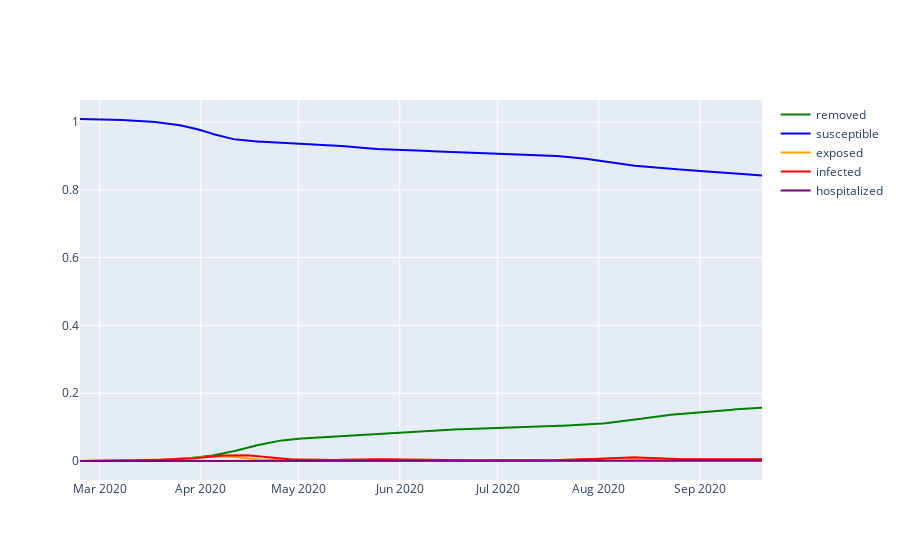
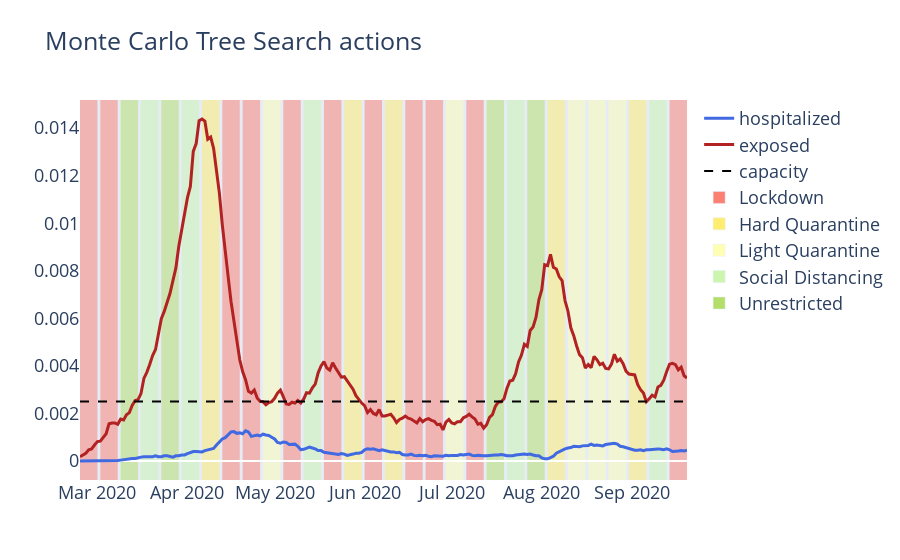
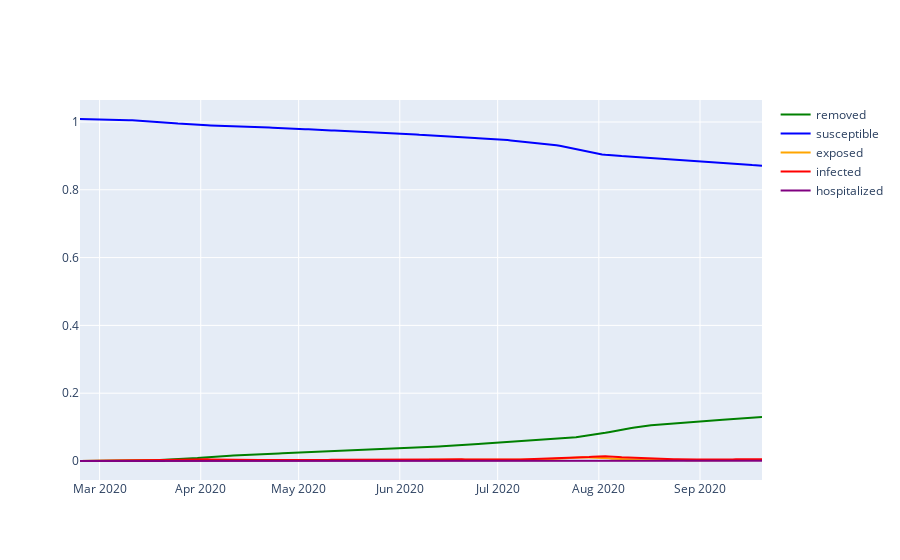
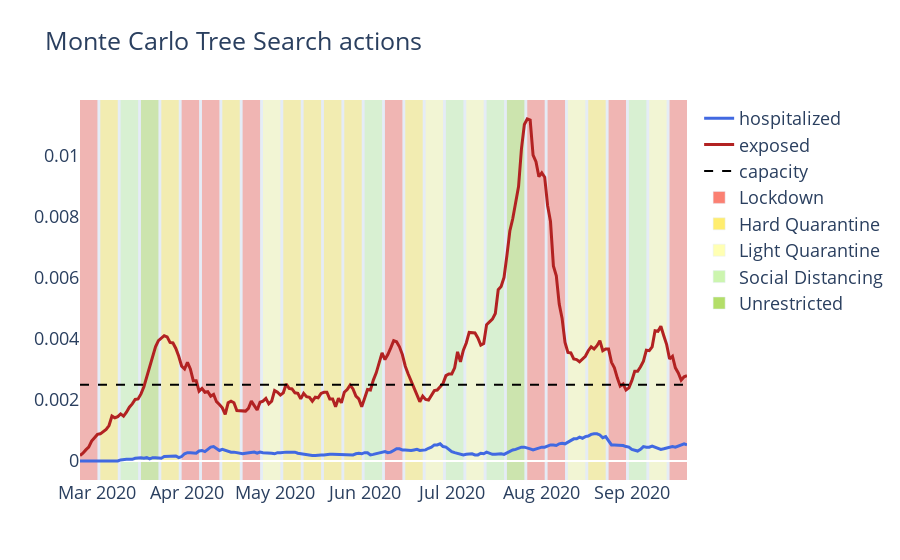

The code cell stored with these charts, in order, in its notebook:
### Code cell
files = ['lower_pr_13_06_50_4_exposedCost_1.pkl',
        'lower_pr_13_06_50_4_exposedCost_2.pkl']
results = []

for file in files:
    with open(file, 'rb') as f:
        results.append(pkl.load(f))

for i,r in enumerate(results):
    df = make_SIR_graph(r[0])
    actions_colors = list(map(color_map_set3.get,  r[1]))
    make_beds_graph(df, actions_colors, 7, files[i], color_map_set3)
    print(pd.Series(map(costs.get,  r[1])).sum())

### Figure 1 — Plotly figure (JSON) as saved in the notebook; plotly's stock layout.template omitted (floating-point values rounded to 4 significant figures; data arrays with more than 128 entries replaced by an {"elided": "..."} marker saying what was removed)
{"data": [{"line": {"color": "green"}, "name": "removed", "type": "scatter", "x": {"elided": "210 str values"}, "y": {"elided": "210 float values"}}, {"line": {"color": "blue"}, "name": "susceptible", "type": "scatter", "x": {"elided": "210 str values"}, "y": {"elided": "210 float values"}}, {"line": {"color": "orange"}, "name": "exposed", "type": "scatter", "x": {"elided": "210 str values"}, "y": {"elided": "210 float values"}}, {"line": {"color": "red"}, "name": "infected", "type": "scatter", "x": {"elided": "210 str values"}, "y": {"elided": "210 float values"}}, {"line": {"color": "purple"}, "name": "hospitalized", "type": "scatter", "x": {"elided": "210 str values"}, "y": {"elided": "210 float values"}}], "layout": {"hovermode": "x"}}

### Figure 2 — Plotly figure (JSON) as saved in the notebook; plotly's stock layout.template omitted (floating-point values rounded to 4 significant figures; data arrays with more than 128 entries replaced by an {"elided": "..."} marker saying what was removed)
{"data": [{"line": {"color": "royalblue", "width": 3}, "name": "hospitalized", "type": "scatter", "x": {"elided": "212 str values"}, "y": {"elided": "210 float values"}}, {"line": {"color": "firebrick", "width": 3}, "name": "exposed", "type": "scatter", "x": {"elided": "212 str values"}, "y": {"elided": "210 float values"}}, {"line": {"color": "black", "dash": "dash", "width": 2}, "name": "capacity", "type": "scatter", "x": {"elided": "212 str values"}, "y": {"elided": "210 float values"}}, {"marker": {"color": "rgb(251,128,114)"}, "name": "Lockdown", "type": "bar", "x": [null], "y": [null]}, {"marker": {"color": "rgb(255,237,111)"}, "name": "Hard Quarantine", "type": "bar", "x": [null], "y": [null]}, {"marker": {"color": "rgb(255,255,179)"}, "name": "Light Quarantine", "type": "bar", "x": [null], "y": [null]}, {"marker": {"color": "rgb(204, 245, 175)"}, "name": "Social Distancing", "type": "bar", "x": [null], "y": [null]}, {"marker": {"color": "rgb(179,222,105)"}, "name": "Unrestricted", "type": "bar", "x": [null], "y": [null]}], "layout": {"coloraxis": {"colorscale": [[0, "rgb(253, 253, 204)"], [0.09091, "rgb(206, 236, 179)"], [0.1818, "rgb(156, 219, 165)"], [0.2727, "rgb(111, 201, 163)"], [0.3636, "rgb(86, 177, 163)"], [0.4545, "rgb(76, 153, 160)"], [0.5455, "rgb(68, 130, 155)"], [0.6364, "rgb(62, 108, 150)"], [0.7273, "rgb(62, 82, 143)"], [0.8182, "rgb(64, 60, 115)"], [0.9091, "rgb(54, 43, 77)"], [1, "rgb(39, 26, 44)"]]}, "font": {"size": 18}, "hovermode": "x", "shapes": [{"fillcolor": "rgb(251,128,114)", "layer": "below", "line": {"width": 0}, "opacity": 0.5, "type": "rect", "x0": "2020-02-24T00:00:00", "x1": "2020-03-01T00:00:00", "xref": "x", "y0": 0, "y1": 1, "yref": "paper"}, {"fillcolor": "rgb(251,128,114)", "layer": "below", "line": {"width": 0}, "opacity": 0.5, "type": "rect", "x0": "2020-03-02T00:00:00", "x1": "2020-03-08T00:00:00", "xref": "x", "y0": 0, "y1": 1, "yref": "paper"}, {"fillcolor": "rgb(179,222,105)", "layer": "below", "line": {"width": 0}, "opacity": 0.5, "type": "rect", "x0": "2020-03-09T00:00:00", "x1": "2020-03-15T00:00:00", "xref": "x", "y0": 0, "y1": 1, "yref": "paper"}, {"fillcolor": "rgb(204, 245, 175)", "layer": "below", "line": {"width": 0}, "opacity": 0.5, "type": "rect", "x0": "2020-03-16T00:00:00", "x1": "2020-03-22T00:00:00", "xref": "x", "y0": 0, "y1": 1, "yref": "paper"}, {"fillcolor": "rgb(179,222,105)", "layer": "below", "line": {"width": 0}, "opacity": 0.5, "type": "rect", "x0": "2020-03-23T00:00:00", "x1": "2020-03-29T00:00:00", "xref": "x", "y0": 0, "y1": 1, "yref": "paper"}, {"fillcolor": "rgb(204, 245, 175)", "layer": "below", "line": {"width": 0}, "opacity": 0.5, "type": "rect", "x0": "2020-03-30T00:00:00", "x1": "2020-04-05T00:00:00", "xref": "x", "y0": 0, "y1": 1, "yref": "paper"}, {"fillcolor": "rgb(255,237,111)", "layer": "below", "line": {"width": 0}, "opacity": 0.5, "type": "rect", "x0": "2020-04-06T00:00:00", "x1": "2020-04-12T00:00:00", "xref": "x", "y0": 0, "y1": 1, "yref": "paper"}, {"fillcolor": "rgb(251,128,114)", "layer": "below", "line": {"width": 0}, "opacity": 0.5, "type": "rect", "x0": "2020-04-13T00:00:00", "x1": "2020-04-19T00:00:00", "xref": "x", "y0": 0, "y1": 1, "yref": "paper"}, {"fillcolor": "rgb(251,128,114)", "layer": "below", "line": {"width": 0}, "opacity": 0.5, "type": "rect", "x0": "2020-04-20T00:00:00", "x1": "2020-04-26T00:00:00", "xref": "x", "y0": 0, "y1": 1, "yref": "paper"}, {"fillcolor": "rgb(255,255,179)", "layer": "below", "line": {"width": 0}, "opacity": 0.5, "type": "rect", "x0": "2020-04-27T00:00:00", "x1": "2020-05-03T00:00:00", "xref": "x", "y0": 0, "y1": 1, "yref": "paper"}, {"fillcolor": "rgb(251,128,114)", "layer": "below", "line": {"width": 0}, "opacity": 0.5, "type": "rect", "x0": "2020-05-04T00:00:00", "x1": "2020-05-10T00:00:00", "xref": "x", "y0": 0, "y1": 1, "yref": "paper"}, {"fillcolor": "rgb(204, 245, 175)", "layer": "below", "line": {"width": 0}, "opacity": 0.5, "type": "rect", "x0": "2020-05-11T00:00:00", "x1": "2020-05-17T00:00:00", "xref": "x", "y0": 0, "y1": 1, "yref": "paper"}, {"fillcolor": "rgb(251,128,114)", "layer": "below", "line": {"width": 0}, "opacity": 0.5, "type": "rect", "x0": "2020-05-18T00:00:00", "x1": "2020-05-24T00:00:00", "xref": "x", "y0": 0, "y1": 1, "yref": "paper"}, {"fillcolor": "rgb(255,237,111)", "layer": "below", "line": {"width": 0}, "opacity": 0.5, "type": "rect", "x0": "2020-05-25T00:00:00", "x1": "2020-05-31T00:00:00", "xref": "x", "y0": 0, "y1": 1, "yref": "paper"}, {"fillcolor": "rgb(251,128,114)", "layer": "below", "line": {"width": 0}, "opacity": 0.5, "type": "rect", "x0": "2020-06-01T00:00:00", "x1": "2020-06-07T00:00:00", "xref": "x", "y0": 0, "y1": 1, "yref": "paper"}, {"fillcolor": "rgb(255,237,111)", "layer": "below", "line": {"width": 0}, "opacity": 0.5, "type": "rect", "x0": "2020-06-08T00:00:00", "x1": "2020-06-14T00:00:00", "xref": "x", "y0": 0, "y1": 1, "yref": "paper"}, {"fillcolor": "rgb(251,128,114)", "layer": "below", "line": {"width": 0}, "opacity": 0.5, "type": "rect", "x0": "2020-06-15T00:00:00", "x1": "2020-06-21T00:00:00", "xref": "x", "y0": 0, "y1": 1, "yref": "paper"}, {"fillcolor": "rgb(251,128,114)", "layer": "below", "line": {"width": 0}, "opacity": 0.5, "type": "rect", "x0": "2020-06-22T00:00:00", "x1": "2020-06-28T00:00:00", "xref": "x", "y0": 0, "y1": 1, "yref": "paper"}, {"fillcolor": "rgb(255,255,179)", "layer": "below", "line": {"width": 0}, "opacity": 0.5, "type": "rect", "x0": "2020-06-29T00:00:00", "x1": "2020-07-05T00:00:00", "xref": "x", "y0": 0, "y1": 1, "yref": "paper"}, {"fillcolor": "rgb(251,128,114)", "layer": "below", "line": {"width": 0}, "opacity": 0.5, "type": "rect", "x0": "2020-07-06T00:00:00", "x1": "2020-07-12T00:00:00", "xref": "x", "y0": 0, "y1": 1, "yref": "paper"}, {"fillcolor": "rgb(179,222,105)", "layer": "below", "line": {"width": 0}, "opacity": 0.5, "type": "rect", "x0": "2020-07-13T00:00:00", "x1": "2020-07-19T00:00:00", "xref": "x", "y0": 0, "y1": 1, "yref": "paper"}, {"fillcolor": "rgb(204, 245, 175)", "layer": "below", "line": {"width": 0}, "opacity": 0.5, "type": "rect", "x0": "2020-07-20T00:00:00", "x1": "2020-07-26T00:00:00", "xref": "x", "y0": 0, "y1": 1, "yref": "paper"}, {"fillcolor": "rgb(179,222,105)", "layer": "below", "line": {"width": 0}, "opacity": 0.5, "type": "rect", "x0": "2020-07-27T00:00:00", "x1": "2020-08-02T00:00:00", "xref": "x", "y0": 0, "y1": 1, "yref": "paper"}, {"fillcolor": "rgb(255,237,111)", "layer": "below", "line": {"width": 0}, "opacity": 0.5, "type": "rect", "x0": "2020-08-03T00:00:00", "x1": "2020-08-09T00:00:00", "xref": "x", "y0": 0, "y1": 1, "yref": "paper"}, {"fillcolor": "rgb(255,255,179)", "layer": "below", "line": {"width": 0}, "opacity": 0.5, "type": "rect", "x0": "2020-08-10T00:00:00", "x1": "2020-08-16T00:00:00", "xref": "x", "y0": 0, "y1": 1, "yref": "paper"}, {"fillcolor": "rgb(255,255,179)", "layer": "below", "line": {"width": 0}, "opacity": 0.5, "type": "rect", "x0": "2020-08-17T00:00:00", "x1": "2020-08-23T00:00:00", "xref": "x", "y0": 0, "y1": 1, "yref": "paper"}, {"fillcolor": "rgb(255,255,179)", "layer": "below", "line": {"width": 0}, "opacity": 0.5, "type": "rect", "x0": "2020-08-24T00:00:00", "x1": "2020-08-30T00:00:00", "xref": "x", "y0": 0, "y1": 1, "yref": "paper"}, {"fillcolor": "rgb(255,237,111)", "layer": "below", "line": {"width": 0}, "opacity": 0.5, "type": "rect", "x0": "2020-08-31T00:00:00", "x1": "2020-09-06T00:00:00", "xref": "x", "y0": 0, "y1": 1, "yref": "paper"}, {"fillcolor": "rgb(204, 245, 175)", "layer": "below", "line": {"width": 0}, "opacity": 0.5, "type": "rect", "x0": "2020-09-07T00:00:00", "x1": "2020-09-13T00:00:00", "xref": "x", "y0": 0, "y1": 1, "yref": "paper"}, {"fillcolor": "rgb(251,128,114)", "layer": "below", "line": {"width": 0}, "opacity": 0.5, "type": "rect", "x0": "2020-09-14T00:00:00", "x1": "2020-09-20T00:00:00", "xref": "x", "y0": 0, "y1": 1, "yref": "paper"}], "showlegend": true, "title": {"text": "Monte Carlo Tree Search actions"}, "xaxis": {"showgrid": false}, "yaxis": {"showgrid": false}}}

### Figure 3 — Plotly figure (JSON) as saved in the notebook; plotly's stock layout.template omitted (floating-point values rounded to 4 significant figures; data arrays with more than 128 entries replaced by an {"elided": "..."} marker saying what was removed)
{"data": [{"line": {"color": "green"}, "name": "removed", "type": "scatter", "x": {"elided": "210 str values"}, "y": {"elided": "210 float values"}}, {"line": {"color": "blue"}, "name": "susceptible", "type": "scatter", "x": {"elided": "210 str values"}, "y": {"elided": "210 float values"}}, {"line": {"color": "orange"}, "name": "exposed", "type": "scatter", "x": {"elided": "210 str values"}, "y": {"elided": "210 float values"}}, {"line": {"color": "red"}, "name": "infected", "type": "scatter", "x": {"elided": "210 str values"}, "y": {"elided": "210 float values"}}, {"line": {"color": "purple"}, "name": "hospitalized", "type": "scatter", "x": {"elided": "210 str values"}, "y": {"elided": "210 float values"}}], "layout": {"hovermode": "x"}}

### Figure 4 — Plotly figure (JSON) as saved in the notebook; plotly's stock layout.template omitted (floating-point values rounded to 4 significant figures; data arrays with more than 128 entries replaced by an {"elided": "..."} marker saying what was removed)
{"data": [{"line": {"color": "royalblue", "width": 3}, "name": "hospitalized", "type": "scatter", "x": {"elided": "212 str values"}, "y": {"elided": "210 float values"}}, {"line": {"color": "firebrick", "width": 3}, "name": "exposed", "type": "scatter", "x": {"elided": "212 str values"}, "y": {"elided": "210 float values"}}, {"line": {"color": "black", "dash": "dash", "width": 2}, "name": "capacity", "type": "scatter", "x": {"elided": "212 str values"}, "y": {"elided": "210 float values"}}, {"marker": {"color": "rgb(251,128,114)"}, "name": "Lockdown", "type": "bar", "x": [null], "y": [null]}, {"marker": {"color": "rgb(255,237,111)"}, "name": "Hard Quarantine", "type": "bar", "x": [null], "y": [null]}, {"marker": {"color": "rgb(255,255,179)"}, "name": "Light Quarantine", "type": "bar", "x": [null], "y": [null]}, {"marker": {"color": "rgb(204, 245, 175)"}, "name": "Social Distancing", "type": "bar", "x": [null], "y": [null]}, {"marker": {"color": "rgb(179,222,105)"}, "name": "Unrestricted", "type": "bar", "x": [null], "y": [null]}], "layout": {"coloraxis": {"colorscale": [[0, "rgb(253, 253, 204)"], [0.09091, "rgb(206, 236, 179)"], [0.1818, "rgb(156, 219, 165)"], [0.2727, "rgb(111, 201, 163)"], [0.3636, "rgb(86, 177, 163)"], [0.4545, "rgb(76, 153, 160)"], [0.5455, "rgb(68, 130, 155)"], [0.6364, "rgb(62, 108, 150)"], [0.7273, "rgb(62, 82, 143)"], [0.8182, "rgb(64, 60, 115)"], [0.9091, "rgb(54, 43, 77)"], [1, "rgb(39, 26, 44)"]]}, "font": {"size": 18}, "hovermode": "x", "shapes": [{"fillcolor": "rgb(251,128,114)", "layer": "below", "line": {"width": 0}, "opacity": 0.5, "type": "rect", "x0": "2020-02-24T00:00:00", "x1": "2020-03-01T00:00:00", "xref": "x", "y0": 0, "y1": 1, "yref": "paper"}, {"fillcolor": "rgb(255,237,111)", "layer": "below", "line": {"width": 0}, "opacity": 0.5, "type": "rect", "x0": "2020-03-02T00:00:00", "x1": "2020-03-08T00:00:00", "xref": "x", "y0": 0, "y1": 1, "yref": "paper"}, {"fillcolor": "rgb(204, 245, 175)", "layer": "below", "line": {"width": 0}, "opacity": 0.5, "type": "rect", "x0": "2020-03-09T00:00:00", "x1": "2020-03-15T00:00:00", "xref": "x", "y0": 0, "y1": 1, "yref": "paper"}, {"fillcolor": "rgb(179,222,105)", "layer": "below", "line": {"width": 0}, "opacity": 0.5, "type": "rect", "x0": "2020-03-16T00:00:00", "x1": "2020-03-22T00:00:00", "xref": "x", "y0": 0, "y1": 1, "yref": "paper"}, {"fillcolor": "rgb(255,237,111)", "layer": "below", "line": {"width": 0}, "opacity": 0.5, "type": "rect", "x0": "2020-03-23T00:00:00", "x1": "2020-03-29T00:00:00", "xref": "x", "y0": 0, "y1": 1, "yref": "paper"}, {"fillcolor": "rgb(251,128,114)", "layer": "below", "line": {"width": 0}, "opacity": 0.5, "type": "rect", "x0": "2020-03-30T00:00:00", "x1": "2020-04-05T00:00:00", "xref": "x", "y0": 0, "y1": 1, "yref": "paper"}, {"fillcolor": "rgb(251,128,114)", "layer": "below", "line": {"width": 0}, "opacity": 0.5, "type": "rect", "x0": "2020-04-06T00:00:00", "x1": "2020-04-12T00:00:00", "xref": "x", "y0": 0, "y1": 1, "yref": "paper"}, {"fillcolor": "rgb(255,237,111)", "layer": "below", "line": {"width": 0}, "opacity": 0.5, "type": "rect", "x0": "2020-04-13T00:00:00", "x1": "2020-04-19T00:00:00", "xref": "x", "y0": 0, "y1": 1, "yref": "paper"}, {"fillcolor": "rgb(251,128,114)", "layer": "below", "line": {"width": 0}, "opacity": 0.5, "type": "rect", "x0": "2020-04-20T00:00:00", "x1": "2020-04-26T00:00:00", "xref": "x", "y0": 0, "y1": 1, "yref": "paper"}, {"fillcolor": "rgb(255,255,179)", "layer": "below", "line": {"width": 0}, "opacity": 0.5, "type": "rect", "x0": "2020-04-27T00:00:00", "x1": "2020-05-03T00:00:00", "xref": "x", "y0": 0, "y1": 1, "yref": "paper"}, {"fillcolor": "rgb(255,237,111)", "layer": "below", "line": {"width": 0}, "opacity": 0.5, "type": "rect", "x0": "2020-05-04T00:00:00", "x1": "2020-05-10T00:00:00", "xref": "x", "y0": 0, "y1": 1, "yref": "paper"}, {"fillcolor": "rgb(255,237,111)", "layer": "below", "line": {"width": 0}, "opacity": 0.5, "type": "rect", "x0": "2020-05-11T00:00:00", "x1": "2020-05-17T00:00:00", "xref": "x", "y0": 0, "y1": 1, "yref": "paper"}, {"fillcolor": "rgb(255,237,111)", "layer": "below", "line": {"width": 0}, "opacity": 0.5, "type": "rect", "x0": "2020-05-18T00:00:00", "x1": "2020-05-24T00:00:00", "xref": "x", "y0": 0, "y1": 1, "yref": "paper"}, {"fillcolor": "rgb(255,237,111)", "layer": "below", "line": {"width": 0}, "opacity": 0.5, "type": "rect", "x0": "2020-05-25T00:00:00", "x1": "2020-05-31T00:00:00", "xref": "x", "y0": 0, "y1": 1, "yref": "paper"}, {"fillcolor": "rgb(204, 245, 175)", "layer": "below", "line": {"width": 0}, "opacity": 0.5, "type": "rect", "x0": "2020-06-01T00:00:00", "x1": "2020-06-07T00:00:00", "xref": "x", "y0": 0, "y1": 1, "yref": "paper"}, {"fillcolor": "rgb(251,128,114)", "layer": "below", "line": {"width": 0}, "opacity": 0.5, "type": "rect", "x0": "2020-06-08T00:00:00", "x1": "2020-06-14T00:00:00", "xref": "x", "y0": 0, "y1": 1, "yref": "paper"}, {"fillcolor": "rgb(255,237,111)", "layer": "below", "line": {"width": 0}, "opacity": 0.5, "type": "rect", "x0": "2020-06-15T00:00:00", "x1": "2020-06-21T00:00:00", "xref": "x", "y0": 0, "y1": 1, "yref": "paper"}, {"fillcolor": "rgb(255,255,179)", "layer": "below", "line": {"width": 0}, "opacity": 0.5, "type": "rect", "x0": "2020-06-22T00:00:00", "x1": "2020-06-28T00:00:00", "xref": "x", "y0": 0, "y1": 1, "yref": "paper"}, {"fillcolor": "rgb(204, 245, 175)", "layer": "below", "line": {"width": 0}, "opacity": 0.5, "type": "rect", "x0": "2020-06-29T00:00:00", "x1": "2020-07-05T00:00:00", "xref": "x", "y0": 0, "y1": 1, "yref": "paper"}, {"fillcolor": "rgb(255,255,179)", "layer": "below", "line": {"width": 0}, "opacity": 0.5, "type": "rect", "x0": "2020-07-06T00:00:00", "x1": "2020-07-12T00:00:00", "xref": "x", "y0": 0, "y1": 1, "yref": "paper"}, {"fillcolor": "rgb(204, 245, 175)", "layer": "below", "line": {"width": 0}, "opacity": 0.5, "type": "rect", "x0": "2020-07-13T00:00:00", "x1": "2020-07-19T00:00:00", "xref": "x", "y0": 0, "y1": 1, "yref": "paper"}, {"fillcolor": "rgb(179,222,105)", "layer": "below", "line": {"width": 0}, "opacity": 0.5, "type": "rect", "x0": "2020-07-20T00:00:00", "x1": "2020-07-26T00:00:00", "xref": "x", "y0": 0, "y1": 1, "yref": "paper"}, {"fillcolor": "rgb(251,128,114)", "layer": "below", "line": {"width": 0}, "opacity": 0.5, "type": "rect", "x0": "2020-07-27T00:00:00", "x1": "2020-08-02T00:00:00", "xref": "x", "y0": 0, "y1": 1, "yref": "paper"}, {"fillcolor": "rgb(251,128,114)", "layer": "below", "line": {"width": 0}, "opacity": 0.5, "type": "rect", "x0": "2020-08-03T00:00:00", "x1": "2020-08-09T00:00:00", "xref": "x", "y0": 0, "y1": 1, "yref": "paper"}, {"fillcolor": "rgb(255,255,179)", "layer": "below", "line": {"width": 0}, "opacity": 0.5, "type": "rect", "x0": "2020-08-10T00:00:00", "x1": "2020-08-16T00:00:00", "xref": "x", "y0": 0, "y1": 1, "yref": "paper"}, {"fillcolor": "rgb(255,237,111)", "layer": "below", "line": {"width": 0}, "opacity": 0.5, "type": "rect", "x0": "2020-08-17T00:00:00", "x1": "2020-08-23T00:00:00", "xref": "x", "y0": 0, "y1": 1, "yref": "paper"}, {"fillcolor": "rgb(251,128,114)", "layer": "below", "line": {"width": 0}, "opacity": 0.5, "type": "rect", "x0": "2020-08-24T00:00:00", "x1": "2020-08-30T00:00:00", "xref": "x", "y0": 0, "y1": 1, "yref": "paper"}, {"fillcolor": "rgb(204, 245, 175)", "layer": "below", "line": {"width": 0}, "opacity": 0.5, "type": "rect", "x0": "2020-08-31T00:00:00", "x1": "2020-09-06T00:00:00", "xref": "x", "y0": 0, "y1": 1, "yref": "paper"}, {"fillcolor": "rgb(255,255,179)", "layer": "below", "line": {"width": 0}, "opacity": 0.5, "type": "rect", "x0": "2020-09-07T00:00:00", "x1": "2020-09-13T00:00:00", "xref": "x", "y0": 0, "y1": 1, "yref": "paper"}, {"fillcolor": "rgb(251,128,114)", "layer": "below", "line": {"width": 0}, "opacity": 0.5, "type": "rect", "x0": "2020-09-14T00:00:00", "x1": "2020-09-20T00:00:00", "xref": "x", "y0": 0, "y1": 1, "yref": "paper"}], "showlegend": true, "title": {"text": "Monte Carlo Tree Search actions"}, "xaxis": {"showgrid": false}, "yaxis": {"showgrid": false}}}
